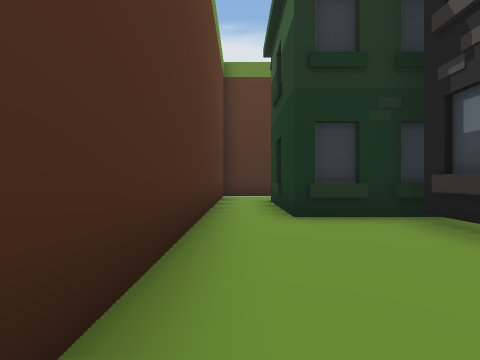
View 1 (above)

15 first-person views from a walk through a Unity game level. The camera is 1.2 m above the floor, looks level and sees 90° across. The floor is counted in squares, 2 m on a side. Each view is taken from the middle of a square. On the plan, view 1 faces up. The plan holds only what a view shows up to about 9 squares ahead; the rest is blank. The place goes on beyond the plan. Some animated figures are not drawn.

View 2
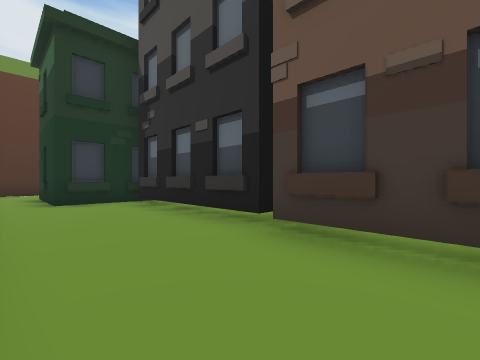

View 3
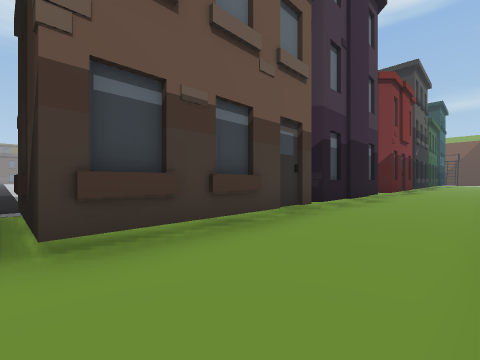

View 4
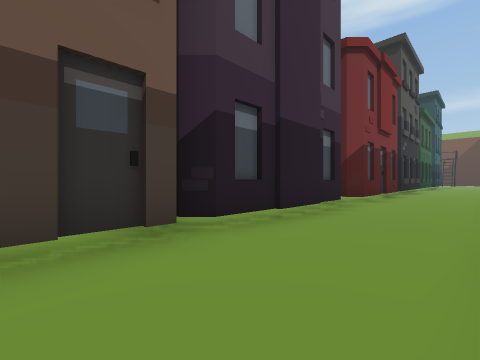

View 5
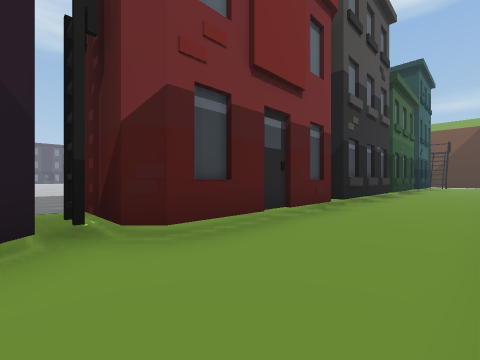

View 6
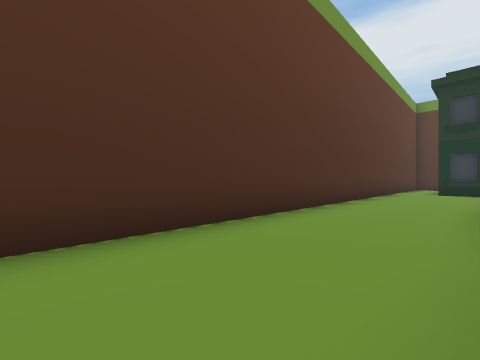

View 7
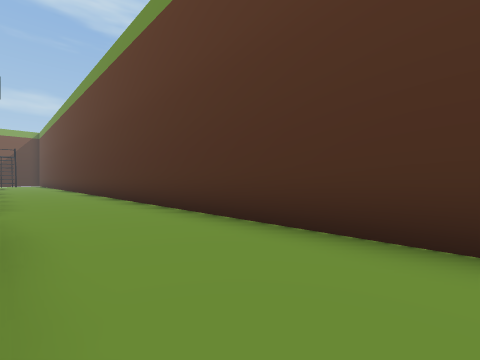

View 8
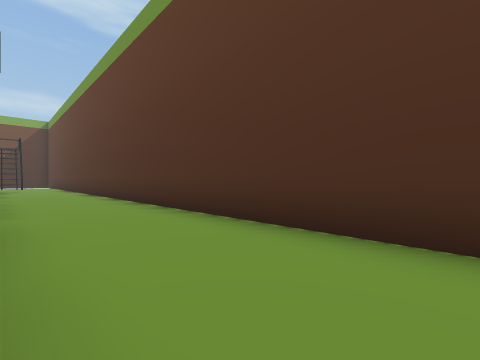

View 9
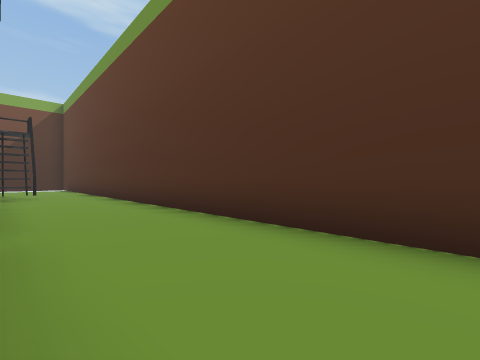

View 10
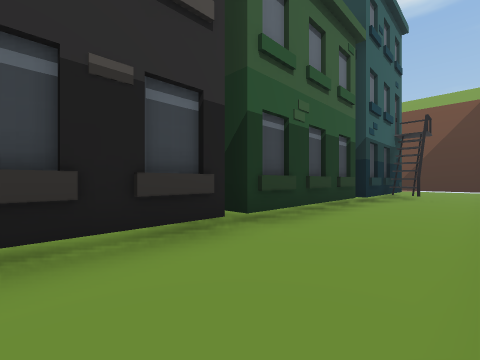

View 11
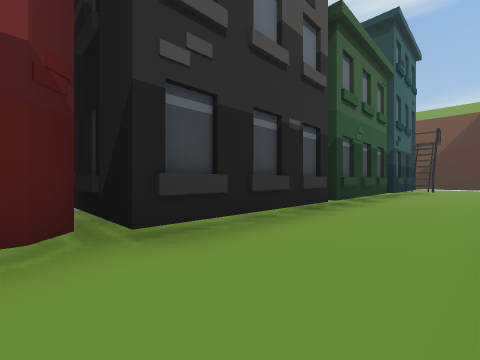

View 12
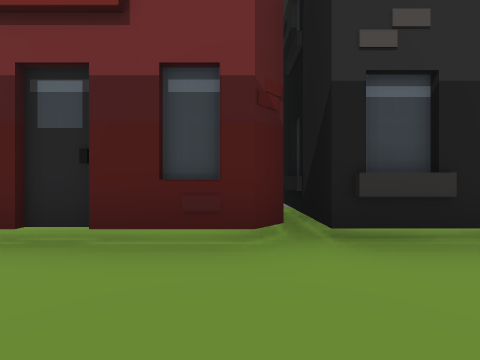

View 13
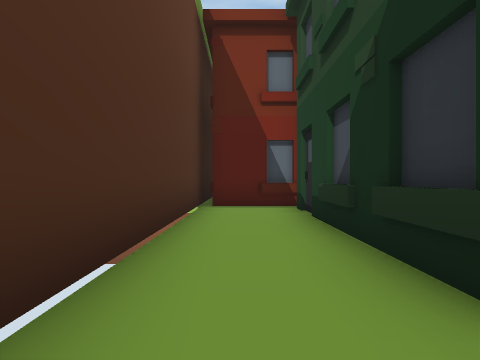

View 14
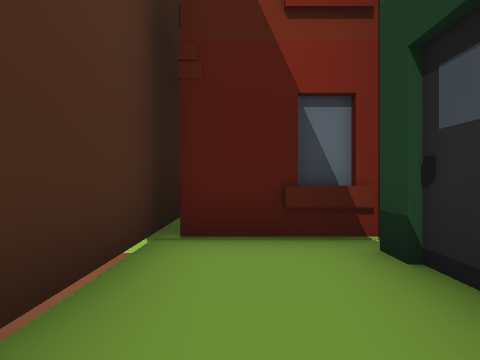

View 15
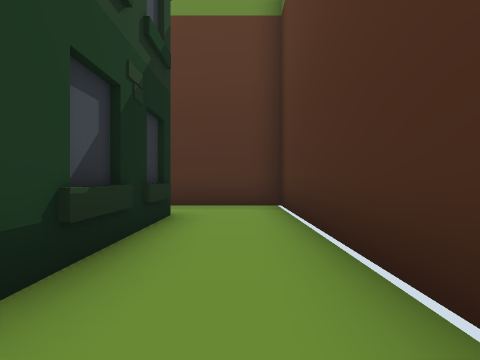

### Floor plan
Key: @ floor where view 1 was taken; # wall or solid block; . floor; B building.
Columns run from 1 left of view 1 to 9 right of it. Each row starts with its distance up from view 1.
  9 ########
  8 #......#
  7 #..BB..#
  6 #.#    #
  5 #.#
  4 #.###
  3 #...#
  2 #...#
  1 #...#
  0 #@..B
 -1 #..........
 -2 #...# B
 -3 #...#
 -4 #...#
 -5 #...#
 -6 #...#
 -7 #...#
 -8 #...#
 -9 #...#
-10 #...#
-11 #...##
-12 #...#
-13 #...#
-14 #...#
-15 #...# B
-16 #...###
-17 #...#
-18 #...#
-19 #...#
-20 #...#
-21 #...#
-22 #...
-23 #...
-24 #...
-25 #...
-26 #..B
-27 #..B

Where each view was taken, in squares from view 1:
view 1: 0 up, 0 right, facing up
view 2: 3 down, 0 right, facing up-right
view 3: 1 down, 0 right, facing down-right
view 4: 4 down, 0 right, facing down-right
view 5: 10 down, 0 right, facing down-right
view 6: 8 down, 2 right, facing up-left
view 7: 5 down, 2 right, facing down-left
view 8: 11 down, 2 right, facing down-left
view 9: 17 down, 2 right, facing down-left
view 10: 18 down, 0 right, facing down-right
view 11: 15 down, 0 right, facing down-right
view 12: 15 down, 0 right, facing right
view 13: 8 up, 0 right, facing right
view 14: 8 up, 3 right, facing right
view 15: 8 up, 5 right, facing left
